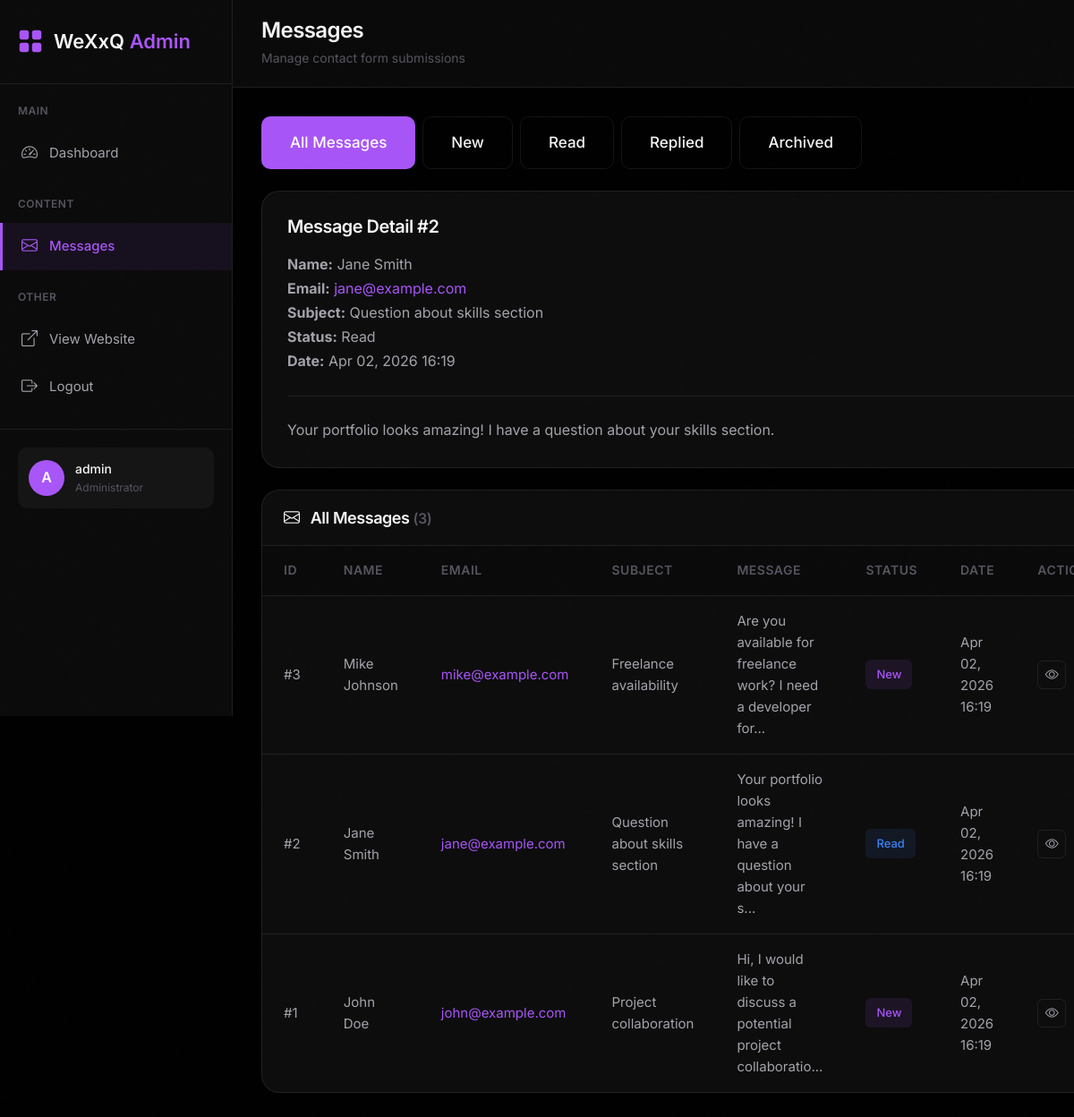
Page /admin/messages.php?view=2 (signed in) on the committed database.
### tables this page shows
CREATE TABLE IF NOT EXISTS `contact_messages` (
  `id` INT(11) UNSIGNED NOT NULL AUTO_INCREMENT,
  `name` VARCHAR(100) NOT NULL,
  `email` VARCHAR(100) NOT NULL,
  `subject` VARCHAR(150) NOT NULL,
  `message` TEXT NOT NULL,
  `status` ENUM('new', 'read', 'replied', 'archived') DEFAULT 'new',
  `ip_address` VARCHAR(45) DEFAULT NULL,
  `user_agent` VARCHAR(255) DEFAULT NULL,
  `created_at` TIMESTAMP DEFAULT CURRENT_TIMESTAMP,
  `read_at` TIMESTAMP NULL DEFAULT NULL,
  `replied_at` TIMESTAMP NULL DEFAULT NULL,
  PRIMARY KEY (`id`),
  INDEX `idx_status` (`status`),
  INDEX `idx_created_at` (`created_at`),
  INDEX `idx_email` (`email`)
);

### admin/messages.php (the view, shortened to what this page needs)
<?php
$status_filter = $_GET['status'] ?? 'all';
$page = isset($_GET['page']) ? (int)$_GET['page'] : 1;
$per_page = 10;
$messages = [];
$total_messages = 0;
$view_message = null;
try {
    $db = getDbConnection();
    if (isset($_GET['view']) && ctype_digit((string)$_GET['view'])) {
        $view_id = (int)$_GET['view'];
        $viewStmt = $db->prepare('SELECT id, name, email, subject, message, status, created_at FROM contact_messages WHERE id = ? LIMIT 1');
        $viewStmt->execute([$view_id]);
        $view_message = $viewStmt->fetch() ?: null;
    }
    if ($status_filter === 'all') {
        $countStmt = $db->query('SELECT COUNT(*) FROM contact_messages');
        $total_messages = (int)$countStmt->fetchColumn();
        $offset = ($page - 1) * $per_page;
        $listStmt = $db->prepare('SELECT id, name, email, subject, message, status, created_at FROM contact_messages ORDER BY created_at DESC LIMIT ? OFFSET ?');
        $listStmt->bindValue(1, $per_page, PDO::PARAM_INT);
        $listStmt->bindValue(2, $offset, PDO::PARAM_INT);
        $listStmt->execute();
        $messages = $listStmt->fetchAll();
    }
} catch (Throwable $e) {
    $messages = [];
    $total_messages = 0;
    $total_pages = 1;
    $view_message = null;
}
include 'includes/admin-header.php';
include 'includes/admin-sidebar.php';
?>
<div class="admin-content">
    <header class="admin-header">
        <div class="admin-header-content">
            <div class="admin-header-left">
                <h1>Messages</h1>
                <p>Manage contact form submissions</p>
            </div>
        </div>
    </header>
    <main class="admin-main">
        <div class="mb-4">
            <div class="d-flex gap-2 flex-wrap">
                <a href="?status=all" class="btn <?php echo $status_filter === 'all' ? 'btn-purple' : 'btn-outline-purple'; ?>">
                    All Messages
                </a>
                <a href="?status=new" class="btn <?php echo $status_filter === 'new' ? 'btn-purple' : 'btn-outline-purple'; ?>">
                    New
                </a>
                <a href="?status=read" class="btn <?php echo $status_filter === 'read' ? 'btn-purple' : 'btn-outline-purple'; ?>">
                    Read
                </a>
                <a href="?status=replied" class="btn <?php echo $status_filter === 'replied' ? 'btn-purple' : 'btn-outline-purple'; ?>">
                    Replied
                </a>
                <a href="?status=archived" class="btn <?php echo $status_filter === 'archived' ? 'btn-purple' : 'btn-outline-purple'; ?>">
                    Archived
                </a>
            </div>
        </div>
        <?php if (!empty($view_message)): ?>
            <div class="glass-card mb-4 p-4">
                <h3 class="mb-3">Message Detail #<?php echo (int)$view_message['id']; ?></h3>
                <p><strong>Name:</strong> <?php echo htmlspecialchars($view_message['name']); ?></p>
                <p><strong>Email:</strong> <a href="mailto:<?php echo htmlspecialchars($view_message['email']); ?>" class="text-purple"><?php echo htmlspecialchars($view_message['email']); ?></a></p>
                <p><strong>Subject:</strong> <?php echo htmlspecialchars($view_message['subject']); ?></p>
                <p><strong>Status:</strong> <?php echo htmlspecialchars(ucfirst($view_message['status'])); ?></p>
                <p><strong>Date:</strong> <?php echo date('M d, Y H:i', strtotime($view_message['created_at'])); ?></p>
                <hr>
                <p class="mb-0"><?php echo nl2br(htmlspecialchars($view_message['message'])); ?></p>
            </div>
        <?php endif; ?>
        <div class="data-table-wrapper">
            <div class="data-table-header">
                <h3 class="data-table-title">
                    <i class="bi bi-envelope me-2"></i>
                    <?php echo ucfirst($status_filter); ?> Messages
                    <span class="text-muted small">(<?php echo number_format($total_messages); ?>)</span>
                </h3>
            </div>
            <?php if (empty($messages)): ?>
                <div class="empty-state">
                    <i class="bi bi-inbox"></i>
                    <h3>No Messages Found</h3>
                    <p>
                        <?php if ($status_filter === 'all'): ?>
                            No contact form submissions yet.
                        <?php else: ?>
                            No <?php echo $status_filter; ?> messages at this time.
                        <?php endif; ?>
                    </p>
                </div>
            <?php else: ?>
                <table class="data-table">
                    <thead>
                        <tr>
                            <th>ID</th>
                            <th>Name</th>
                            <th>Email</th>
                            <th>Subject</th>
                            <th>Message</th>
                            <th>Status</th>
                            <th>Date</th>
                            <th>Actions</th>
                        </tr>
                    </thead>
                    <tbody>
                        <?php foreach ($messages as $message): ?>
                            <tr>
                                <td>#<?php echo $message['id']; ?></td>
                                <td><?php echo htmlspecialchars($message['name']); ?></td>
                                <td>
                                    <a href="mailto:<?php echo htmlspecialchars($message['email']); ?>" class="text-purple">
                                        <?php echo htmlspecialchars($message['email']); ?>
                                    </a>
                                </td>
                                <td><?php echo htmlspecialchars($message['subject']); ?></td>
                                <td>
                                    <?php
                                    $preview = htmlspecialchars(substr($message['message'], 0, 60));
                                    echo strlen($message['message']) > 60 ? $preview . '...' : $preview;
                                    ?>
                                </td>
                                <td>
                                    <span class="status-badge-table status-<?php echo $message['status']; ?>">
                                        <?php echo ucfirst($message['status']); ?>
                                    </span>
                                </td>
                                <td><?php echo date('M d, Y H:i', strtotime($message['created_at'])); ?></td>
                                <td>
                                    <div class="action-buttons">
                                        <a href="?view=<?php echo $message['id']; ?>" class="btn-icon" title="View">
                                            <i class="bi bi-eye"></i>
                                        </a>
                                    </div>
                                </td>
                            </tr>
                        <?php endforeach; ?>
                    </tbody>
                </table>
            <?php endif; ?>
        </div>
       </main>
</div>
<?php include 'includes/admin-footer.php'; ?>

### assets/css/main.css (style rules this page uses)
:root { --bg-primary: #000000; --bg-secondary: #0a0a0a; --bg-tertiary: #141414; --bg-card: #0d0d0d; --accent: #a855f7; --accent-hover: #9333ea; --accent-glow: rgba(168, 85, 247, 0.3); --accent-subtle: rgba(168, 85, 247, 0.08); --accent-border: rgba(168, 85, 247, 0.22); --text-primary: #f5f5f7; --text-secondary: #a3a3ab; --text-muted: #55555f; --border-color: rgba(255, 255, 255, 0.08); --border-hover: rgba(168, 85, 247, 0.5); --font-primary: 'Inter', -apple-system, BlinkMacSystemFont, sans-serif; --radius-sm: 6px; --radius-md: 10px; --radius-lg: 14px; --radius-xl: 20px; --transition: 0.25s cubic-bezier(0.4, 0, 0.2, 1); --transition-slow: 0.4s cubic-bezier(0.4, 0, 0.2, 1); --container-max: 1200px; }
* { margin: 0; padding: 0; box-sizing: border-box; }
html { scroll-behavior: smooth; overflow-x: hidden; width: 100%; }
body { background-color: var(--bg-primary); color: var(--text-primary); font-family: var(--font-primary); font-weight: 400; line-height: 1.6; font-size: 17px; -webkit-font-smoothing: antialiased; -moz-osx-font-smoothing: grayscale; overflow-x: hidden; width: 100%; max-width: 100vw; position: relative; }
h1, h2, h3, h4, h5, h6 { font-family: var(--font-primary); font-weight: 600; line-height: 1.2; color: var(--text-primary); letter-spacing: -0.025em; }
p { color: var(--text-secondary); line-height: 1.7; font-size: 1rem; }
a { text-decoration: none; color: inherit; transition: color var(--transition); }
.text-accent, .text-purple { color: var(--accent) !important; }
.text-muted { color: var(--text-muted) !important; }
.btn { display: inline-flex; align-items: center; justify-content: center; gap: 10px; font-family: var(--font-primary); font-weight: 500; font-size: 1.0625rem; border-radius: var(--radius-md); cursor: pointer; transition: all var(--transition); border: none; outline: none; }
.btn-purple, .btn-accent { background: var(--accent); color: white; padding: 16px 32px; }
.btn-outline-purple, .btn-outline-accent { border: 1px solid var(--border-color); color: var(--text-primary); background: transparent; padding: 15px 31px; }
.glass-card, .card { background: var(--bg-card); border: 1px solid var(--border-color); border-radius: var(--radius-xl); padding: 28px; transition: all var(--transition); }
.d-flex { display: flex !important; }
.flex-wrap { flex-wrap: wrap !important; }
.gap-2 { gap: 0.5rem !important; }
.mb-0 { margin-bottom: 0 !important; }
.mb-3 { margin-bottom: 1rem !important; }
.mb-4 { margin-bottom: 1.5rem !important; }
.me-2 { margin-right: 0.5rem !important; }
.small { font-size: 1rem !important; }
hr { border: none; border-top: 1px solid var(--border-color); margin: 1.5rem 0; }

### rows in the picture
contact_messages: id "2", name "Jane Smith", email "jane@example.com", subject "Question about skills section", status "Read", created_at "Apr 02, 2026 16:19", message "Your portfolio looks amazing! I have a question about your skills section.", message "Your portfolio looks amazing! I have a question about your s"
contact_messages: id "3", name "Mike Johnson", email "mike@example.com", subject "Freelance availability", message "Are you available for freelance work? I need a developer for", status "New", created_at "Apr 02, 2026 16:19"
contact_messages: id "1", name "John Doe", email "john@example.com", subject "Project collaboration", message "Hi, I would like to discuss a potential project collaboratio", status "New", created_at "Apr 02, 2026 16:19"

### other values in the picture
substr($current_admin['username'] ?? 'A', 0, 1) "A"
$current_admin['username'] "admin"
$status_filter "All"
$total_messages "3"
